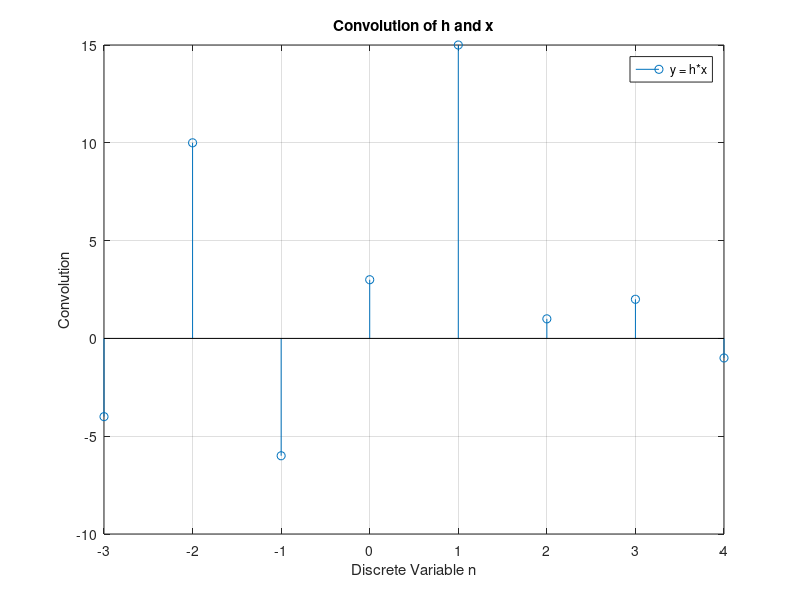

Here is the MATLAB script that generated this plot:
%Michael Lendino
%Problem 4d

%okay lets begin
clc;
clear all;
%% Convolution
h = [2, -1, 2, 3, -1]
x = [-2, 4, 1, 1]
y = conv(h,x)
stem(-3:1:4, y)
xlabel('Discrete Variable n')
ylabel('Convolution')
title('Convolution of h and x')
legend('y = h*x') 
grid on